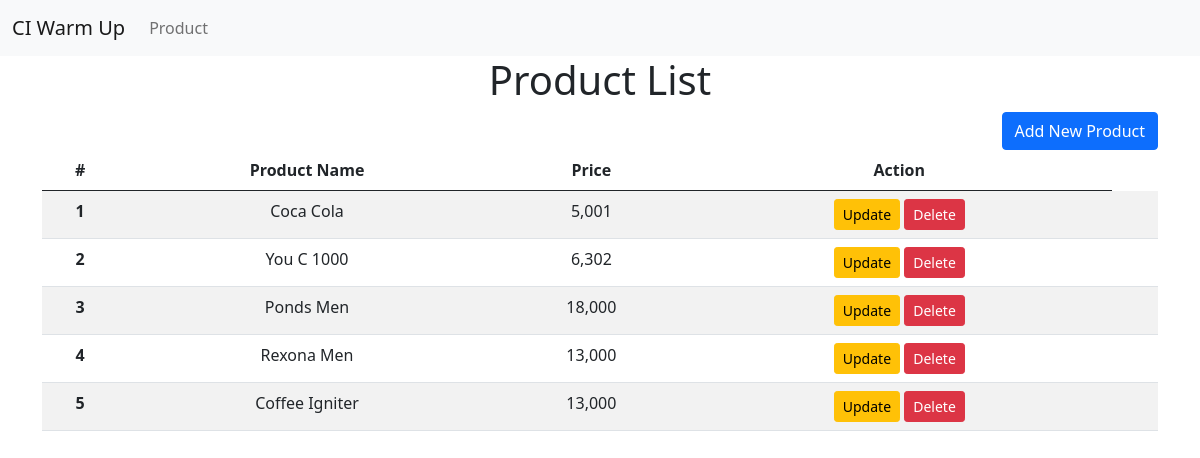
Screenshot of /index.php/product with the database file from the repository.
### tables this page shows
CREATE TABLE `product` (
  `product_id` int NOT NULL AUTO_INCREMENT,
  `product_name` varchar(100) DEFAULT NULL,
  `product_price` int DEFAULT NULL,
  PRIMARY KEY (`product_id`)
);

### application/controllers/Product.php (called while the page is built, shortened)
<?php
class Product extends CI_Controller
{
    function __construct()
    {
        $this->load->model('product_model');
    }
    function index()
    {
        $this->load->view('product/index', ['product' => $this->product_model->get_product()]);
    }
}

### index.php (called while the page is built, shortened)
<?php
require_once BASEPATH.'core/CodeIgniter.php';

### application/models/Product_model.php (called while the page is built, shortened)
<?php
class Product_model extends CI_Model
{
    private $table = 'product';
    function get_product()
    {
        $result = $this->db->get($this->table);
        return $result;
    }
}

### application/views/product/Index.php (the view, shortened to what this page needs)
<!DOCTYPE html>
<html lang="en">
<head>
    <link href="<?php echo base_url('assets/css/bootstrap.min.css'); ?>" rel="stylesheet">
</head>
<body>
    <header>
        <nav class="navbar navbar-expand-lg navbar-light bg-light">
            <div class="container-fluid">
                <a class="navbar-brand" href="<?php echo base_url('product'); ?>">CI Warm Up</a>
                <div class="collapse navbar-collapse" id="navbarSupportedContent">
                    <ul class="navbar-nav me-auto mb-2 mb-lg-0">
                        <li class="nav-item"><a class="nav-link" aria-current="page" href="<?php echo base_url('product'); ?>">Product</a></li>
                    </ul>
                </div>
            </div>
        </nav>
    </header>
    <div class="container">
        <h1>
            <center>Product List</center>
        </h1>
        <div style="text-align:right;float:right;">
            <a href="<?php echo site_url('product/add'); ?>" class="btn btn-md btn-primary">Add New Product</a>
        </div>
        <table style="text-align:center;" class="table table-striped">
            <thead>
                <tr>
                    <th scope="col">#</th>
                    <th scope="col">Product Name</th>
                    <th scope="col">Price</th>
                    <th width="col">Action</th>
                </tr>
            </thead>
            <?php $count = 0; ?>
            <?php foreach ($product->result() as $row) : ?>
                <?php $count++ ?>
                <tr>
                    <th scope="row"><?= $count; ?></th>
                    <td><?= $row->product_name; ?></td>
                    <td><?= number_format($row->product_price); ?></td>
                    <td>
                        <a href="<?php echo site_url('product/edit/' . $row->product_id); ?>" class="btn btn-sm btn-warning">Update</a>
                        <a href="<?php echo site_url('product/delete/' . $row->product_id); ?>" class="btn btn-sm btn-danger">Delete</a>
                    <td>
                </tr>
            <?php endforeach; ?>
        </table>
    </div>
</body>
</html>

### rows the page displays
product: product_name "Coca Cola", product_price "5,001"
product: product_name "You C 1000", product_price "6,302"
product: product_name "Ponds Men", product_price "18,000"
product: product_name "Rexona Men", product_price "13,000"
product: product_name "Coffee Igniter", product_price "13,000"
